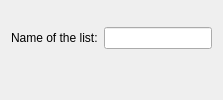
<?xml version="1.0" encoding="UTF-8"?>
<ui version="4.0">
 <class>DialogEditDynamicPlayList</class>
 <widget class="QDialog" name="DialogEditDynamicPlayList">
  <property name="minimumSize">
   <size>
    <width>400</width>
    <height>150</height>
   </size>
  </property>
  <property name="windowTitle">
   <string>Dynamic playlist</string>
  </property>
  <property name="modal">
   <bool>true</bool>
  </property>
  <layout class="QVBoxLayout" name="verticalLayout">
   <property name="sizeConstraint">
    <enum>QLayout::SetMinimumSize</enum>
   </property>
   <item>
    <layout class="QHBoxLayout" name="horizontalLayout">
     <item>
      <widget class="QLabel" name="lblName">
       <property name="text">
        <string>Name of the list:</string>
       </property>
       <property name="buddy">
        <cstring>editName</cstring>
       </property>
      </widget>
     </item>
     <item>
      <widget class="QLineEdit" name="editName"/>
     </item>
    </layout>
   </item>
   <item>
    <widget class="QDialogButtonBox" name="buttonBox"/>
   </item>
  </layout>
 </widget>
 <resources/>
 <connections/>
</ui>
